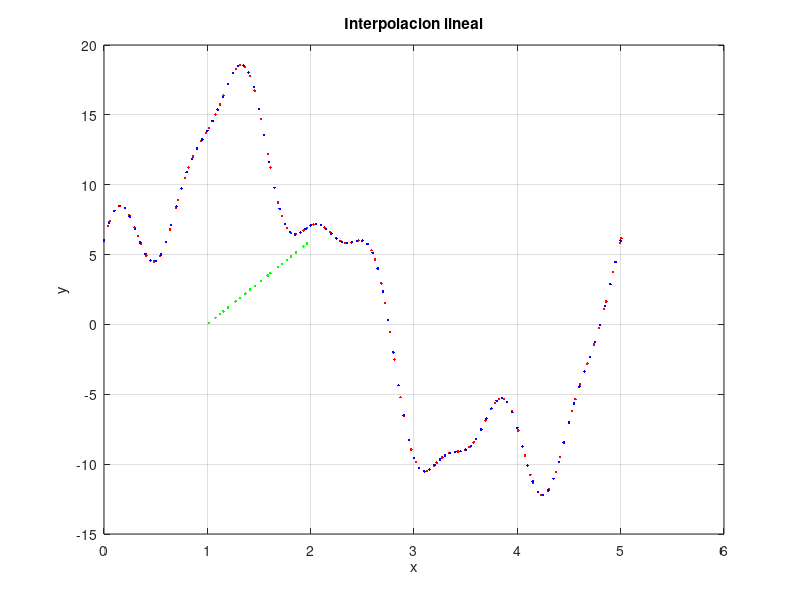
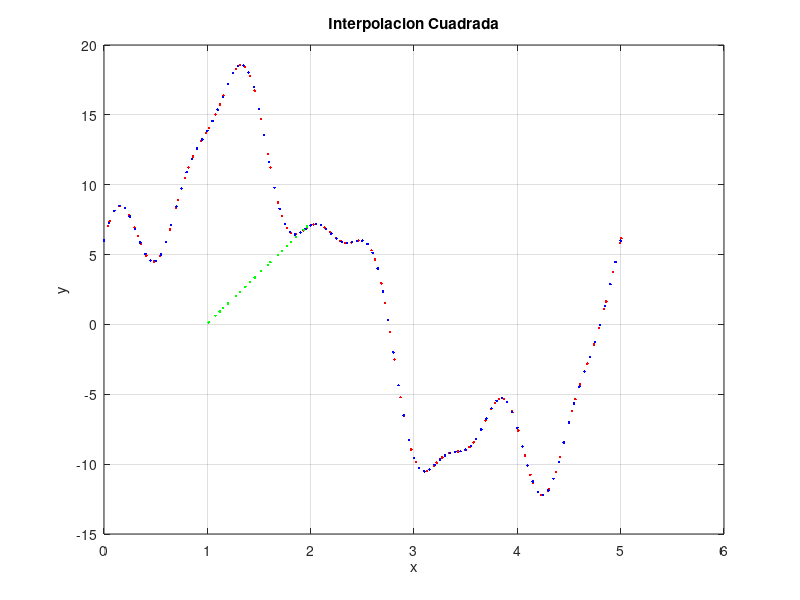
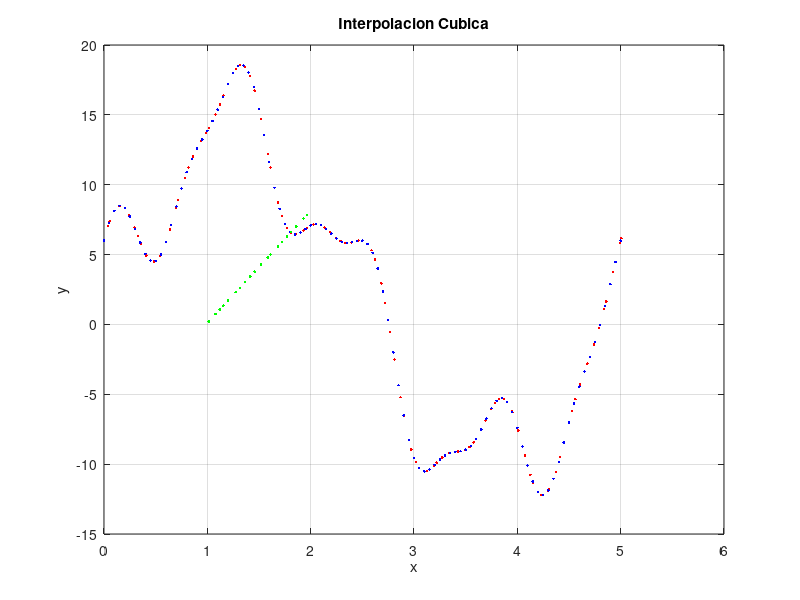
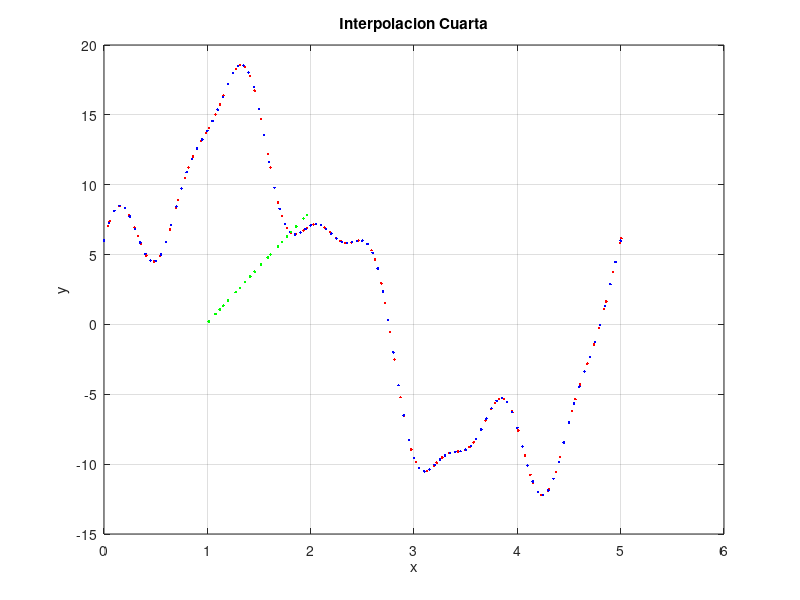

Here is the MATLAB script that generated these plots, in order:
%%Practica 2 - 07/12/18
%%Interpolacion 1D

clc;
close all;
clear all;

x1=load('Datos_2_2.txt');
y1=load('Datos_2_1.txt');
inc=0.1;
np = length(y1);
y=y1(1,:);
fx1=y1(2,:);
for i1=1:np
    xp = x1(1,i1);
    x=interpn(y1,xp,1);
   interli(1,i1) = x;
end
ea=(x1(2,:)-interli).^2/np;
one=ones(np,1);
et=ea*one;
figure(1);
plot(x1(1,:),x1(2,:),'r.',y1(1,:),y1(2,:),'b.',x1(1,1:end),interli,'g.');
grid on;
xlabel('x');
ylabel('y');
title('Interpolacion lineal');
print('-f1', '-djpeg90', '-r300', 'GraficaI1.jpg');
 
 
 
fx = zeros(1,np);
for i1=1:np 
    xp = x1(1,i1);
    x=interpn(y1,xp,2);
   interli2(1,i1) = x;
end
ea=(x1(2,1:end)-interli2).^2/np;
one=ones(np,1);
et2=ea*one;
figure(2);
plot(x1(1,:),x1(2,:),'r.',y1(1,:),y1(2,:),'b.',x1(1,1:end),interli2,'g.');
grid on;
xlabel('x');
ylabel('y');
title('Interpolacion Cuadrada');
print('-f2', '-djpeg90', '-r300', 'GraficaI2.jpg');
 
for i1=1:np
    xp = x1(1,i1);
    x=interpn(y1,xp,3);
   interli3(1,i1) = x;
end
ea=(x1(2,1:end)-interli3).^2/np;
one=ones(np,1);
et3=ea*one;
figure(3);
plot(x1(1,:),x1(2,:),'r.',y1(1,:),y1(2,:),'b.',x1(1,1:end),interli3,'g.');
grid on;
xlabel('x');
ylabel('y');
title('Interpolacion Cubica');
print('-f3', '-djpeg90', '-r300', 'GraficaI3.jpg');
 
 
for i1=1:np
    xp = x1(1,i1);
    x=interpn(y1,xp,4);
   interli4(1,i1) = x;
end
ea=(x1(2,1:end)-interli4).^2/np;
one=ones(np,1);
et4=ea*one;
figure(4);
plot(x1(1,:),x1(2,:),'r.',y1(1,:),y1(2,:),'b.',x1(1,1:end),interli3,'g.');
grid on;
xlabel('x');
ylabel('y');
title('Interpolacion Cuarta');
print('-f4', '-djpeg90', '-r300', 'GraficaI4.jpg');

